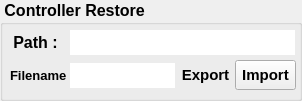
   <widget class="QGroupBox" name="Controller_Reshape_GRP">
    <property name="geometry">
     <rect>
      <x>10</x>
      <y>720</y>
      <width>302</width>
      <height>101</height>
     </rect>
    </property>
    <property name="sizePolicy">
     <sizepolicy hsizetype="Preferred" vsizetype="Maximum">
      <horstretch>0</horstretch>
      <verstretch>0</verstretch>
     </sizepolicy>
    </property>
    <property name="font">
     <font>
      <family>Cantarell</family>
      <pointsize>12</pointsize>
      <weight>75</weight>
      <italic>false</italic>
      <bold>true</bold>
     </font>
    </property>
    <property name="title">
     <string> Controller Restore </string>
    </property>
    <widget class="QLineEdit" name="expConPath_LIE">
     <property name="geometry">
      <rect>
       <x>70</x>
       <y>30</y>
       <width>225</width>
       <height>25</height>
      </rect>
     </property>
     <property name="font">
      <font>
       <family>Cantarell</family>
       <pointsize>12</pointsize>
       <weight>50</weight>
       <italic>false</italic>
       <bold>false</bold>
      </font>
     </property>
     <property name="text">
      <string/>
     </property>
     <property name="frame">
      <bool>false</bool>
     </property>
     <property name="readOnly">
      <bool>false</bool>
     </property>
    </widget>
    <widget class="QPushButton" name="exportCON_BTN">
     <property name="geometry">
      <rect>
       <x>175</x>
       <y>60</y>
       <width>61</width>
       <height>30</height>
      </rect>
     </property>
     <property name="font">
      <font>
       <family>Cantarell</family>
       <pointsize>11</pointsize>
       <weight>75</weight>
       <bold>true</bold>
      </font>
     </property>
     <property name="cursor">
      <cursorShape>PointingHandCursor</cursorShape>
     </property>
     <property name="text">
      <string>Export</string>
     </property>
     <property name="default">
      <bool>true</bool>
     </property>
     <property name="flat">
      <bool>true</bool>
     </property>
    </widget>
    <widget class="QPushButton" name="importCON_BTN">
     <property name="geometry">
      <rect>
       <x>235</x>
       <y>60</y>
       <width>61</width>
       <height>30</height>
      </rect>
     </property>
     <property name="font">
      <font>
       <family>Cantarell</family>
       <pointsize>11</pointsize>
       <weight>75</weight>
       <bold>true</bold>
      </font>
     </property>
     <property name="text">
      <string>Import</string>
     </property>
    </widget>
    <widget class="QPushButton" name="expConPath_BTN">
     <property name="geometry">
      <rect>
       <x>5</x>
       <y>31</y>
       <width>61</width>
       <height>23</height>
      </rect>
     </property>
     <property name="font">
      <font>
       <pointsize>12</pointsize>
       <weight>75</weight>
       <bold>true</bold>
      </font>
     </property>
     <property name="cursor">
      <cursorShape>PointingHandCursor</cursorShape>
     </property>
     <property name="text">
      <string>Path :</string>
     </property>
     <property name="default">
      <bool>true</bool>
     </property>
     <property name="flat">
      <bool>true</bool>
     </property>
    </widget>
    <widget class="QLabel" name="fileName_LAB">
     <property name="geometry">
      <rect>
       <x>10</x>
       <y>63</y>
       <width>91</width>
       <height>25</height>
      </rect>
     </property>
     <property name="font">
      <font>
       <family>Cantarell</family>
       <pointsize>10</pointsize>
       <weight>75</weight>
       <bold>true</bold>
      </font>
     </property>
     <property name="text">
      <string>Filename</string>
     </property>
    </widget>
    <widget class="QLineEdit" name="fileName_LIE">
     <property name="geometry">
      <rect>
       <x>70</x>
       <y>63</y>
       <width>105</width>
       <height>25</height>
      </rect>
     </property>
     <property name="font">
      <font>
       <family>Cantarell</family>
       <pointsize>12</pointsize>
       <weight>50</weight>
       <italic>false</italic>
       <bold>false</bold>
      </font>
     </property>
     <property name="cursor">
      <cursorShape>IBeamCursor</cursorShape>
     </property>
     <property name="text">
      <string/>
     </property>
     <property name="frame">
      <bool>false</bool>
     </property>
     <property name="readOnly">
      <bool>false</bool>
     </property>
    </widget>
   </widget>
